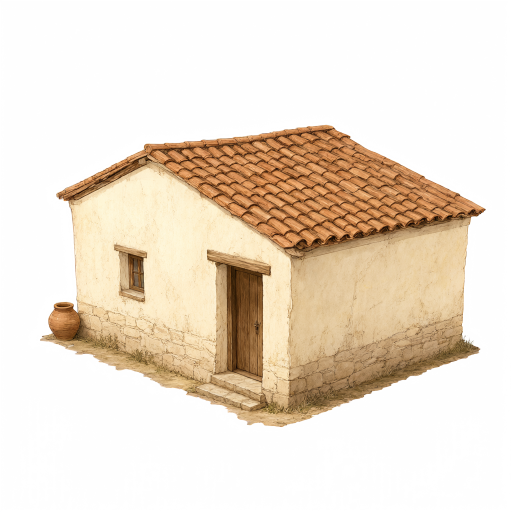
#> input picture visualizations/qwen-image-2.1-sample-2026-10-06/house.png, 1024 x 1024 px, found by its file name (shown at 1/2 size)
$ python make-first-preview.py
#> lines starting #> are read from the running program, lines starting #| are printed output that depends on the picture
from PIL import Image, ImageDraw, ImageFont
from pathlib import Path
ROOT=Path('D:/Develop/Rise of Rome/visualizations/qwen-image-2.1-sample-2026-10-06')
board=Image.new('RGB',(1600,1000),'#f2ead9'); d=ImageDraw.Draw(board)
font=ImageFont.truetype('C:/Windows/Fonts/arial.ttf',27); small=ImageFont.truetype('C:/Windows/Fonts/arial.ttf',20)
d.text((32,20),'Qwen-Image-2.1 — первые отдельные ассеты',font=font,fill='#453629')
d.rounded_rectangle((24,68,780,554),radius=12,fill='#f8f3e8',outline='#c4b596',width=2)
d.rounded_rectangle((820,68,1576,554),radius=12,fill='#f8f3e8',outline='#c4b596',width=2)
d.rounded_rectangle((24,578,1576,976),radius=12,fill='#f8f3e8',outline='#c4b596',width=2)
d.text((48,86),'Дом',font=font,fill='#453629'); d.text((846,86),'Дуб',font=font,fill='#453629')
d.text((48,594),'Рабочий: внешность сохранена, фазы ног требуют исправления',font=small,fill='#453629')
def crop(im):
 alpha=im.getchannel('A'); bounds=alpha.point(lambda v:255 if v>=40 else 0).getbbox()
 return im.crop(bounds)
def paste(im,cx,bottom,maxw,maxh):
 im=crop(im); scale=min(maxw/im.width,maxh/im.height)
 im=im.resize((round(im.width*scale),round(im.height*scale)),Image.Resampling.LANCZOS)
 board.paste(im,(round(cx-im.width/2),round(bottom-im.height)),im)
paste(Image.open(ROOT/'house.png'),404,526,645,375)
#> in crop, `bounds = alpha.point(lambda v: 255 if v >= 40 else 0).getbbox()`: bounds = (79, 249, 972, 855)
paste(Image.open(ROOT/'oak.png'),1198,530,625,391)
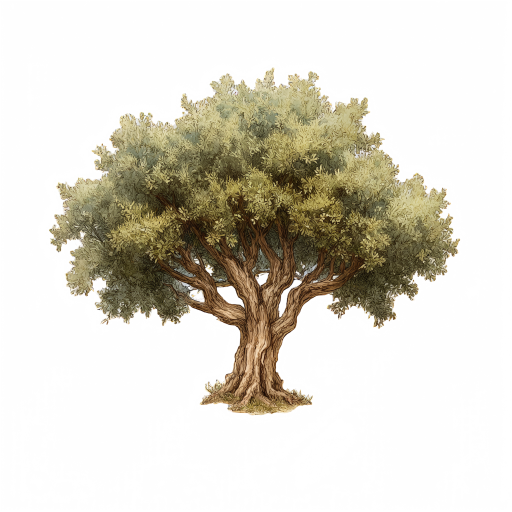
#> input picture visualizations/qwen-image-2.1-sample-2026-10-06/oak.png, 1024 x 1024 px, found by its file name (shown at 1/2 size)
#> in crop (call 2), `alpha = im.getchannel('A')`:
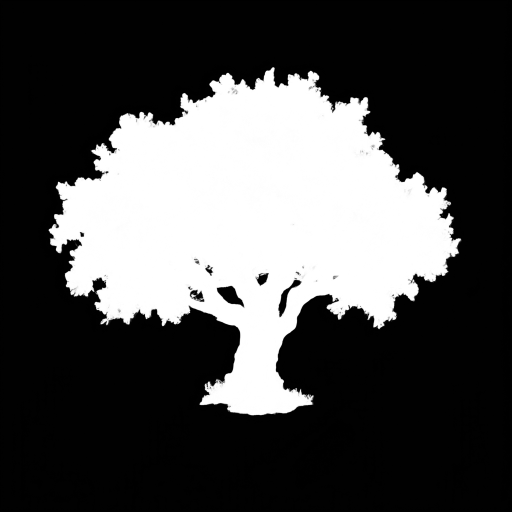
#> alpha: PIL image 1024x1024 L (shown at 1/2 size); min 0, max 255, mean 75.7
#> in crop (call 2), `bounds = alpha.point(lambda v: 255 if v >= 40 else 0).getbbox()`: bounds = (97, 134, 923, 831)
worker=Image.open(ROOT/'worker-walk-sheet.png')
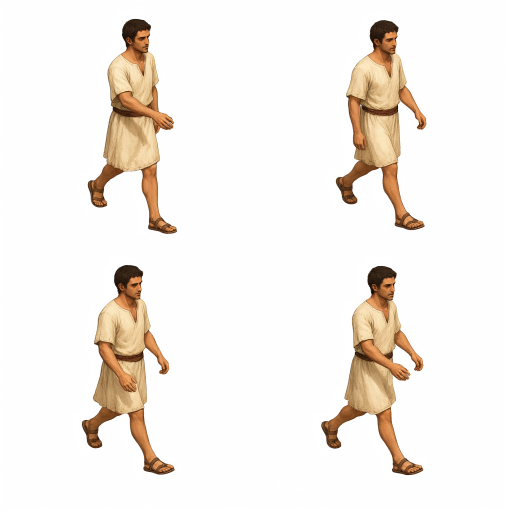
#> input picture visualizations/qwen-image-2.1-sample-2026-10-06/worker-walk-sheet.png, 1024 x 1024 px, found by its file name (shown at 1/2 size)
#> worker is the input picture: PIL image 1024x1024 RGBA; mean R, G, B, A 167.4, 70.3, 193.9, 32.8
for i in range(4):
 im=worker.crop(((i%2)*512,(i//2)*512,(i%2+1)*512,(i//2+1)*512))
 paste(im,245+i*370,950,230,286)
#> this loop made 4 passes
#> pass 1, in crop (call 3), `alpha = im.getchannel('A')`:
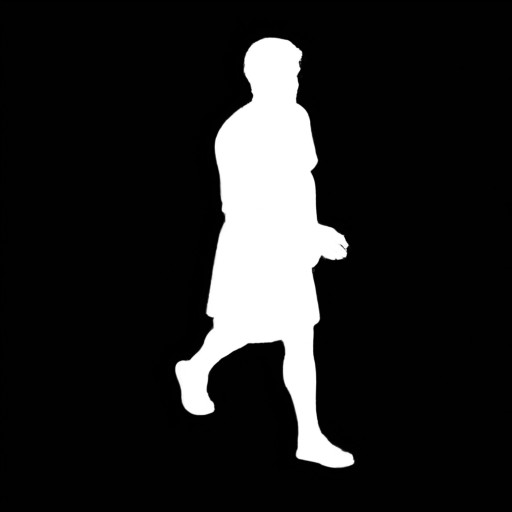
#> alpha: PIL image 512x512 L; min 0, max 255, mean 33.3
#> pass 1, in paste (call 3), `im=im.resize((round(im.width*scale),round(im.height*scale)),Image.Resa..`:
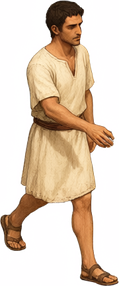
#> im: PIL image 119x286 RGBA; mean R, G, B, A 191.7, 68.3, 153.5, 110.2; transparent parts drawn white
#> after the loop:
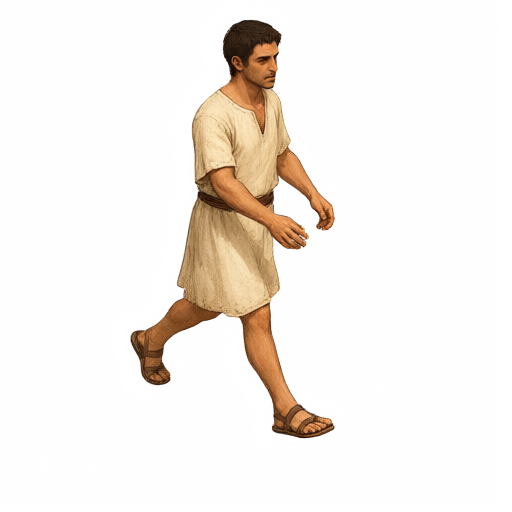
#> im: PIL image 512x512 RGBA; mean R, G, B, A 167.1, 70.1, 193.8, 32.1; transparent parts drawn white
board.save(ROOT/'first-assets-preview.png')
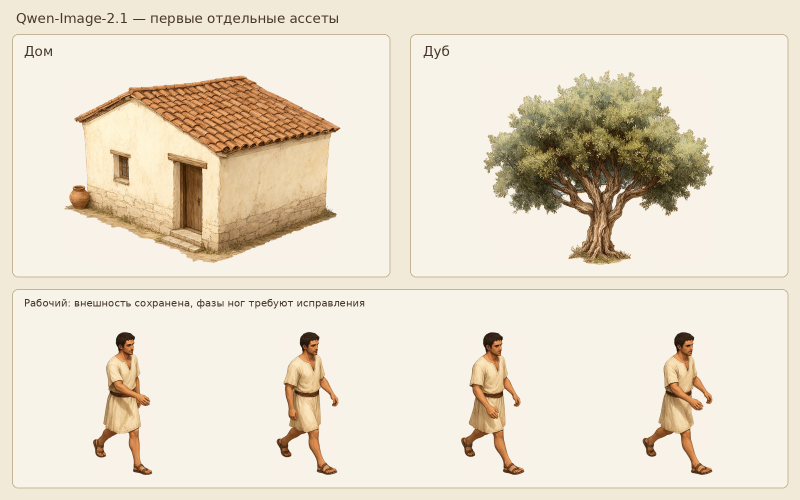
#> saved as first-assets-preview.png: PIL image 1600x1000 RGB (shown at 1/2 size); mean R, G, B 232, 221.6, 203.9
